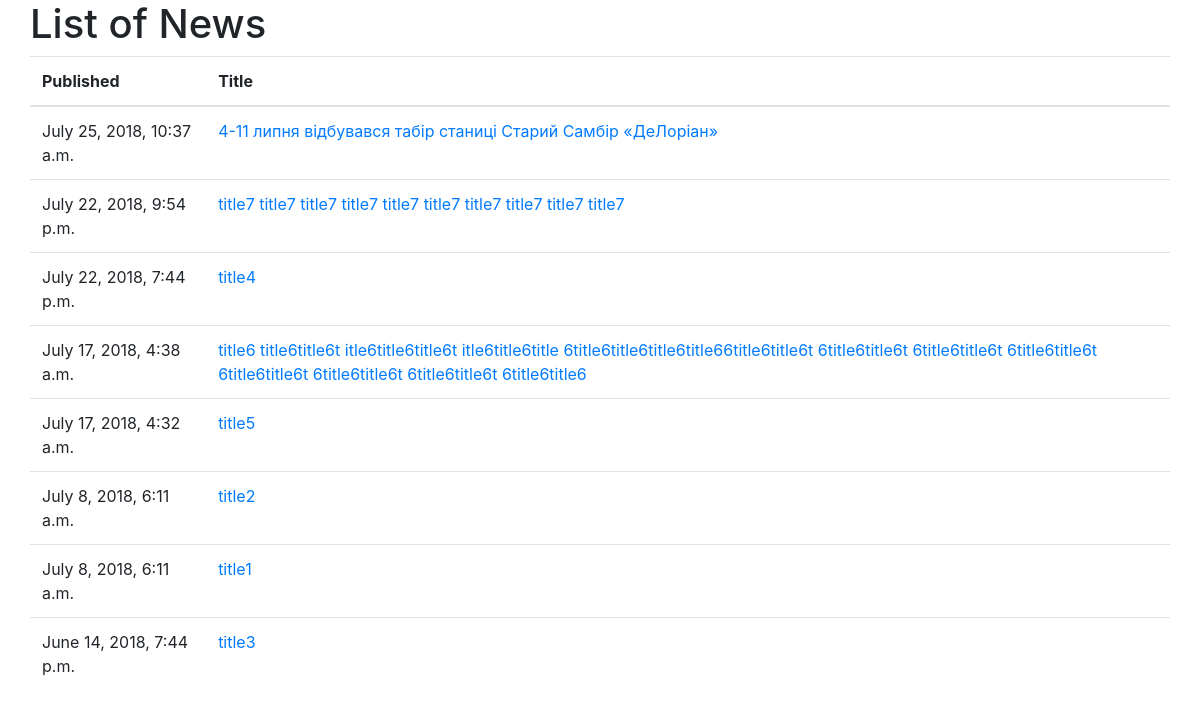
The page /news/ on the database as committed earlier.
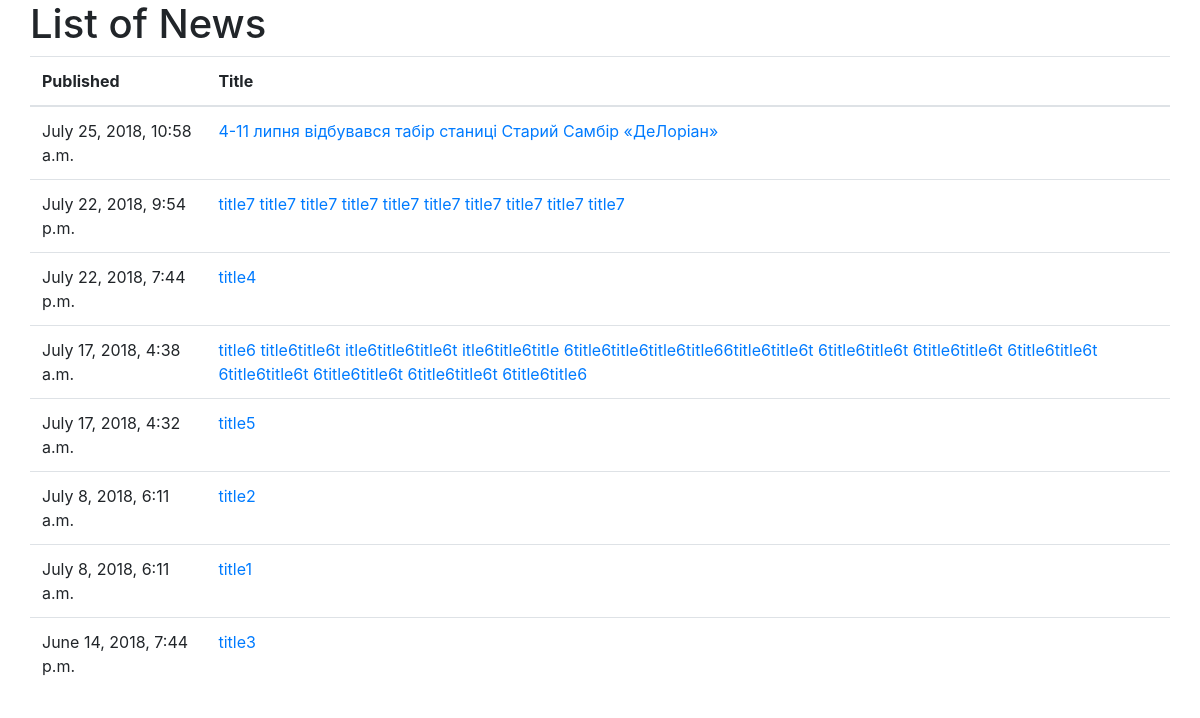
The same page on the database as committed later.
### news/models.py (models this page shows, shortened)
class News(models.Model):
    id = models.AutoField(primary_key=True)
    title = models.CharField(max_length=200)
    content = models.TextField()
    pub_date = models.DateTimeField('published')

### news/views.py (the view)
# urls.py: path('', views.index, name='index'),
def index(request):
    latest_news_list = News.objects.order_by('-pub_date')#[:5]
    template = loader.get_template('news/index.html')
    context = {
        'latest_news_list': latest_news_list,
    }
    return HttpResponse(template.render(context, request))

### news/templates/news/index.html (shortened to what this page needs)
<!DOCTYPE html>
<html lang="en">
<head>
    <link rel="stylesheet" href="https://maxcdn.bootstrapcdn.com/bootstrap/4.0.0/css/bootstrap.min.css">
<!--{% load static %}
    <link rel="stylesheet" type="text/css" href="{% static 'news/style.css' %}" />
-->
</head>
<body>
<div id="starting">
    <div class="container">
        <div class="row">
            <h1>List of News
            </h1>
            <table class="table">
                <thead>
                    <tr>
                        <th>Published</th>
                        <th>Title</th>
                    </tr>
                </thead>
                <tbody>
                    {% if latest_news_list %}
                      {% for new in latest_news_list %}
                          <tr>
                            <td scope="row">{{ new.pub_date }}</td>
                            <td><a href="/news/{{ new.id }}/">{{ new.title }}</a></td>
                          </tr>
                      {% endfor %}
                </tbody>
            </table>
        </div>
    </div>
</div>
{% else %}
    <p>No polls are available.</p>
{% endif %}
</body>
</html>

Rows that differ between the two databases and show on the page:
changed News "4-11 липня відбувався табір станиці Старий Самбір «ДеЛоріан»": pub_date "July 25, 2018, 10:37 a.m." → "July 25, 2018, 10:58 a.m."
